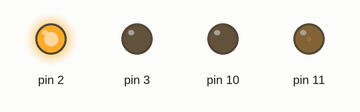
The sketch below on a simulated Arduino Uno, built with avr-gcc and run on an emulated ATmega328P. On the bench: output pins drawn as LEDs (lit = HIGH).

Above: at 0.15 s.
At 1.65 s:
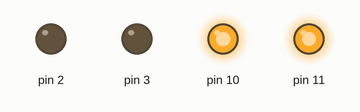
At 2.55 s:
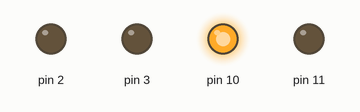
At 4.05 s:
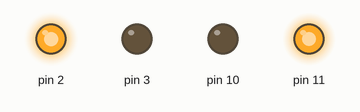
At 5.85 s:
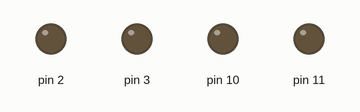
Timing chart, 0 to 6.0 s (numbered marks = the images above):
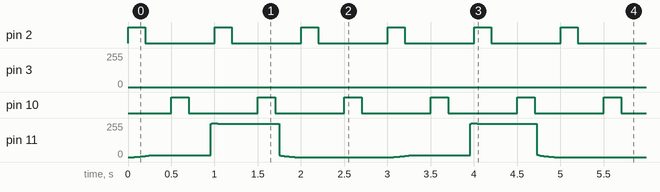

The sketch:

SpaceDock.ino
```cpp
#include <jled.h>
auto ledWelding = JLed(3).Candle(5,170).Forever();
auto led = JLed(2).Blink(200, 800).Forever();
auto led2 = JLed(10).Blink(200, 800).DelayBefore(500).Forever();
auto fade = JLed(11).Breathe(2000).DelayAfter(1000).Forever();


void setup() {
}

void loop() {
  ledWelding.Update();
  led.Update();
  fade.Update();
  led2.Update();
}
```

Measured:
- by itself, pin 2, pin 10: alternates HIGH for 0.20 s and LOW for 0.80 s
